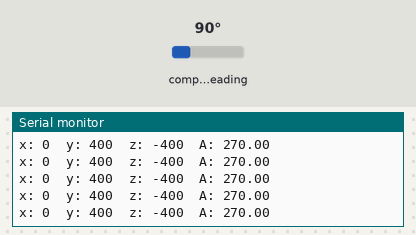
A sketch run on a simulated Arduino Uno, built with avr-gcc and run on an emulated ATmega328P. Parts: the last lines printed to the serial monitor. Wiring (inferred from the names in the program): HMC5883L compass at I2C address 0x1E. The test bench sets the inputs (shaded band); at power-on: compass heading 90°.

Above: at 1.2 s.
1.3 s: compass heading set to 7°
At 1.7 s:
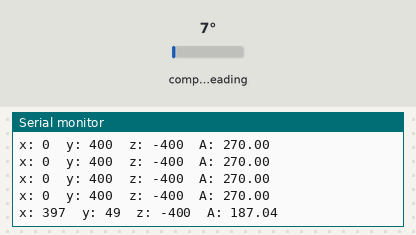
4.3 s: compass heading set to 180°
At 4.47 s:
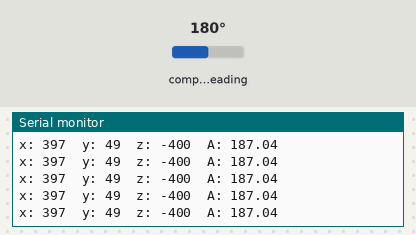
Timing chart, 0 to 7.3 s (numbered marks = the images above; inputs shaded):
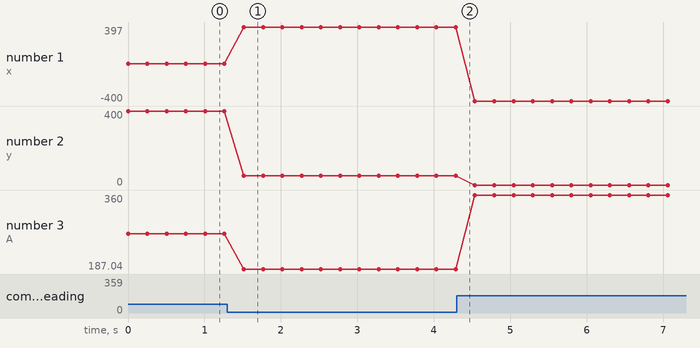

The sketch:

HMC5883_Test.ino
```cpp
#include <Wire.h>
#include <math.h>

//0011110b, I2C 7bit address of HMC5883
#define address 0x1E

int x,y,z; //triple axis data
double angle;

void setup(){
  //Initialize Serial and I2C communications
  Serial.begin(9600);
  Wire.begin();
  //HMC5883 Init
  HMC5883_Init();
}

void loop(){
  Read_HMC5883_Data();
  Print_HMC5883_Data();
  delay(250);
}

void Read_HMC5883_Data()
{
  //Tell the HMC5883 where to begin reading data
  Wire.beginTransmission(address);
  Wire.write(0x03); //select register 3, X MSB register
  Wire.endTransmission();

 //Read data from each axis, 2 registers per axis
  Wire.requestFrom(address, 6);
  if(6<=Wire.available()){
    x = Wire.read()<<8; //X msb
    x |= Wire.read(); //X lsb
    z = Wire.read()<<8; //Z msb
    z |= Wire.read(); //Z lsb
    y = Wire.read()<<8; //Y msb
    y |= Wire.read(); //Y lsb
  }
  angle= atan2((double)y,(double)x) * (180/3.14159265) + 180;
}

void Print_HMC5883_Data() {
  //Print out values of each axis
  Serial.print("x: ");
  Serial.print(x);
  Serial.print("  y: ");
  Serial.print(y);
  Serial.print("  z: ");
  Serial.print(z);
  Serial.print("  A: ");
  Serial.println(angle);
}

void HMC5883_Init() {
   //Put the HMC5883 IC into the correct operating mode
  Wire.beginTransmission(address); //open communication with HMC5883
  Wire.write(0x02); //select mode register
  Wire.write(0x00); //continuous measurement mode
  Wire.endTransmission();
}
```

Measured:
- after the input at 1.3 s, the serial monitor: prints a new line after 0.21 s (image 1)
- plotted number 1: 0 → 397 after the input at 1.3 s
- plotted number 2: 400 → 49 after the input at 1.3 s, 49 → 0 after the input at 4.3 s
- plotted number 3: 270 → 187.04 after the input at 1.3 s, 187.04 → 360 after the input at 4.3 s
